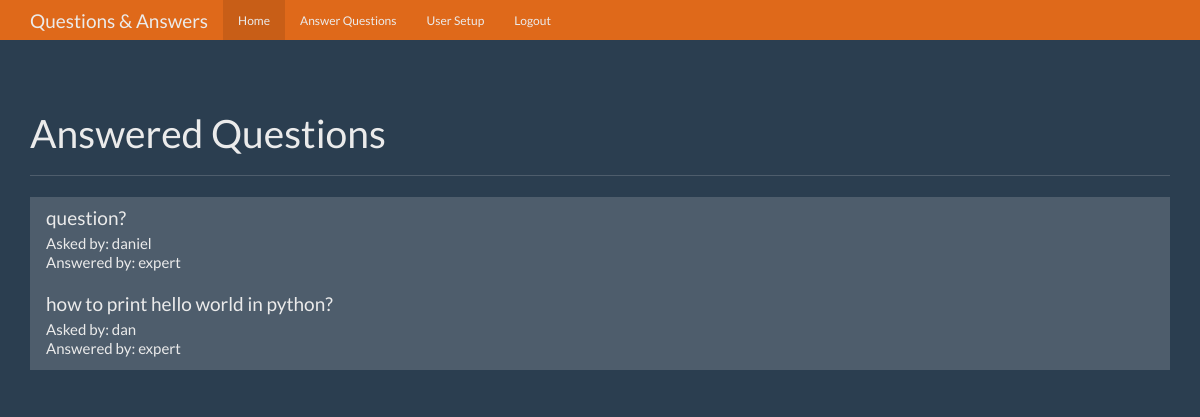
/ (signed in), run on the app's committed database.
### tables this page shows
CREATE TABLE questions(
    id integer primary key autoincrement,
    question_text text not null,
    answer_text text,
    asked_by_id integer not null,
    expert_id integer not null
);

CREATE TABLE users(
    id integer primary key autoincrement,
    name text not null,
    password text not null,
    expert boolean not null,
    admin boolean not null

);

### app.py (the view)
@app.route('/')
def index():
    user = get_current_user()
    db = get_db()
    questions_cur = db.execute('''select questions.id as question_id, questions.question_text, askers.name as asker_name, experts.name as expert_name
    from questions
    join users as askers on askers.id = questions.asked_by_id
    join users as experts on experts.id = questions.expert_id
    where questions.answer_text is not null''')
    questions_result = questions_cur.fetchall()
    return render_template('home.html', user=user, questions = questions_result)

### app.py (called while the page is built)
def get_current_user():
    user_result = None
    if 'user' in session:
        user = session['user']
        db = get_db()
        user_cur = db.execute('select id, name, password, expert, admin from users where name = ?', [user])
        user_result = user_cur.fetchone()
    return user_result

### database.py (called while the page is built)
def connect_db():
    sql = sqlite3.connect('E:\Python\Flask Projects\QuestionsAndAnswers\questions.db')
    sql.row_factory = sqlite3.Row
    return sql

def get_db():
    if not hasattr(g, 'sqlite_db'):
        g.sqlite_db = connect_db()
    return g.sqlite_db

### templates/home.html (shortened to what this page needs)
{% from "show_links.html" import show_links %}
<!DOCTYPE html>
<html lang="en">
  <head>
    <link href="{{ url_for('static', filename='bootstrap.min.css') }}" rel="stylesheet">
    <link href="{{ url_for('static', filename='theme.css') }}" rel="stylesheet">
  </head>
  <body>
    <nav class="navbar navbar-inverse navbar-fixed-top">
      <div class="container">
        <div class="navbar-header">
          <a class="navbar-brand" href="#">Questions & Answers</a>
        </div>
        <div id="navbar" class="navbar-collapse collapse">
          {{ show_links(user) }}
        </div>
      </div>
    </nav>
    <div class="container theme-showcase" role="main">
      <div class="page-header">
        <h1>Answered Questions</h1>
      </div>
      <div class="row">
        <div class="col-lg-12">
          <div class="list-group">
            {% for question in questions %}
            <a href="{{ url_for('question', question_id=question['question_id']) }}" class="list-group-item">
              <h4 class="list-group-item-heading">{{ question['question_text'] }}</h4>
              <p class="list-group-item-text">Asked by: {{ question['asker_name'] }}</p>
              <p class="list-group-item-text">Answered by: {{question['expert_name'] }}</p>
            </a>
            {% endfor %}
          </div>
        </div>
      </div>
    </div>
  </body>
</html>

### static/theme.css (style rules this page uses)
body { padding-top: 70px; padding-bottom: 30px; }

### data on the page
questions: question_text "question?", asker_name "daniel", expert_name "expert"
questions: question_text "how to print hello world in python?", asker_name "dan", expert_name "expert"
